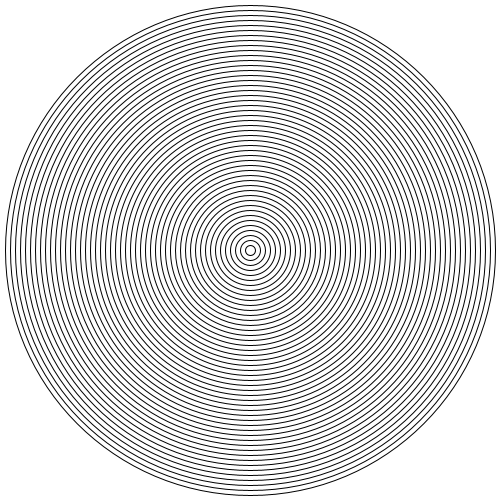
Frame 1 (no input)
Frame 60 (the mouse pressed at the canvas centre just before this capture): identical to frame 1, image omitted
Frame 120 (the mouse held since frame 60 and released just before this capture): identical to frame 1, image omitted

The Processing sketch that drew this single still picture (run headless with seeded random() and noise(); from frame 60 on, the mouse is pressed at the canvas centre):

// Processing sketch: sketch_260602g_funcionesConParam
// ── sketch_260602g_funcionesConParam.pde
void setup() {
  size( 500, 500 );

}

void draw(){
  background( 255 );
  
  //circulosConcentricos();  //SIN parametros: encapsula codigo y siempre ejecuta el mismo resultado
  
  //circulosConcentricos( 17 ) ;  //CON 1 parametro: defino la cantidad de circulos

  circulosConcentricos( 50, 10 ) ;  //CON 2 parametros: defino cantidad de circulos y distancia entre si

  //circulosConcentricos( frameCount, mouseX/10 ) ;  //CON 2 parametros: defino cantidad de circulos y distancia entre si

}

// ── Funciones.pde

void circulosConcentricos(){
  for ( int i = 0; i < 10; i++ ) {  //i entre 0 y 9
    fill( 0, 40 );  //escala grises con opacidad
    circle( width/2, height/2, i*50 );
  }
}

void circulosConcentricos( int c ){
  for ( int i = 0; i < c; i++ ) {  //i entre 0 y 9
    fill( 0, 40 );  //escala grises con opacidad
    circle( width/2, height/2, i*50 );
  }
}

void circulosConcentricos( int c, int d ){
  for ( int i = 0; i < c; i++ ) {  //i entre 0 y 9
    //fill( 0, 40 );  //escala grises con opacidad
    noFill();
    circle( width/2, height/2, i*d );
  }
}
